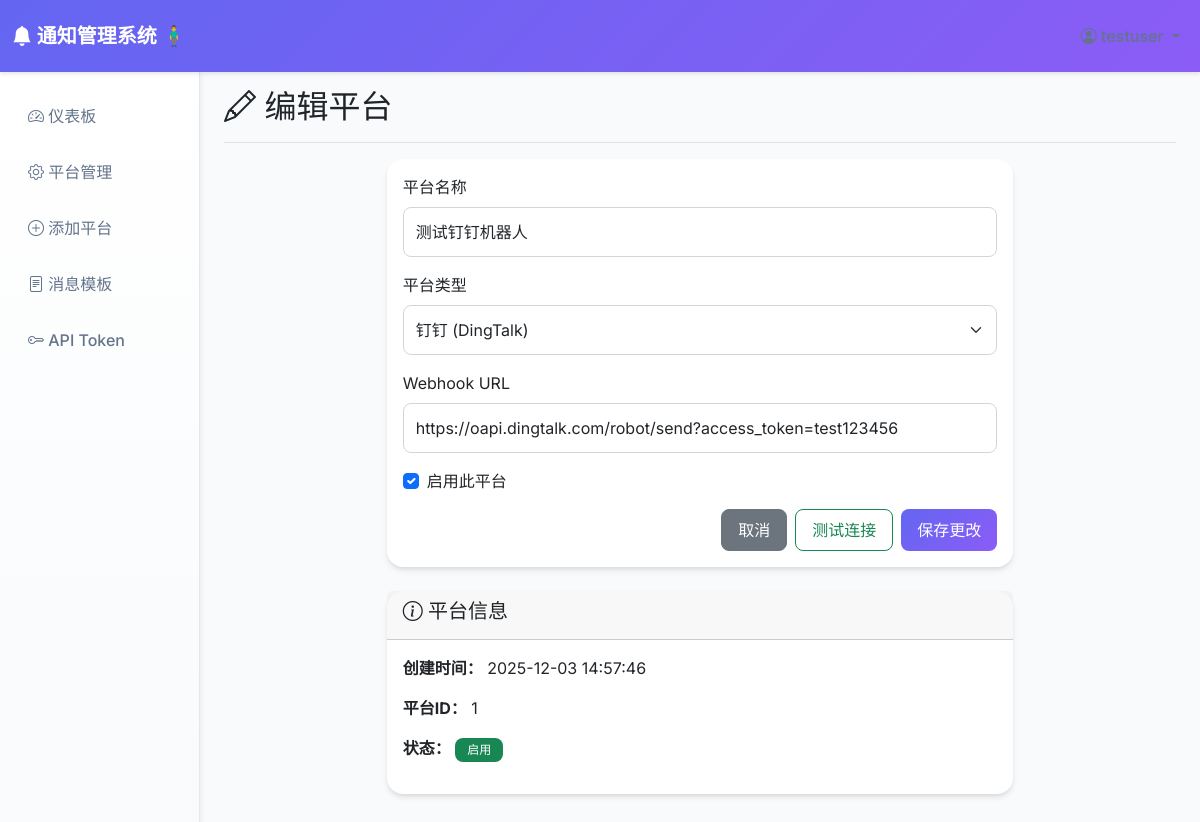
The app's page /edit_platform/1 (signed in) with its own data.
### app.py (models this page shows)
class NotificationPlatform(db.Model):
    id = db.Column(db.Integer, primary_key=True)
    user_id = db.Column(db.Integer, db.ForeignKey('user.id'), nullable=False)
    name = db.Column(db.String(100), nullable=False)
    platform_type = db.Column(db.String(50), nullable=False)  # feishu, flomo, etc.
    webhook_url = db.Column(db.Text, nullable=False)
    is_active = db.Column(db.Boolean, default=True)
    created_at = db.Column(db.DateTime, default=datetime.utcnow)

### app.py (the view, shortened to what this page needs)
@app.route('/edit_platform/<int:platform_id>', methods=['GET', 'POST'])
@login_required
def edit_platform(platform_id):
    platform = NotificationPlatform.query.filter_by(id=platform_id, user_id=current_user.id).first_or_404()
    return render_template('edit_platform.html', platform=platform)

### app.py (called while the page is built)
@login_manager.user_loader
def load_user(user_id):
    return User.query.get(int(user_id))

### templates/edit_platform.html (shortened to what this page needs)
{% extends "base.html" %}
{% block content %}
<div class="d-flex justify-content-between flex-wrap flex-md-nowrap align-items-center pt-3 pb-2 mb-3 border-bottom">
    <h1 class="h2"><i class="bi bi-pencil"></i> 编辑平台</h1>
</div>
<div class="row justify-content-center">
    <div class="col-md-8">
        <div class="card">
            <div class="card-body">
                <form method="POST">
                    <div class="mb-3">
                        <label for="name" class="form-label">平台名称</label>
                        <input type="text" class="form-control" id="name" name="name" required
                               value="{{ platform.name }}">
                    </div>
                    <div class="mb-3">
                        <label for="platform_type" class="form-label">平台类型</label>
                        <select class="form-select" id="platform_type" name="platform_type" required>
                            <option value="dingtalk" {{ 'selected' if platform.platform_type == 'dingtalk' }}>钉钉 (DingTalk)</option>
                        </select>
                    </div>
                    <div class="mb-3">
                        <label for="webhook_url" class="form-label">Webhook URL</label>
                        <input type="url" class="form-control" id="webhook_url" name="webhook_url" required
                               value="{{ platform.webhook_url }}">
                    </div>
                    <div class="mb-3">
                        <div class="form-check">
                            <input class="form-check-input" type="checkbox" id="is_active" name="is_active"
                                   {{ 'checked' if platform.is_active }}>
                            <label class="form-check-label" for="is_active">
                                启用此平台
                            </label>
                        </div>
                    </div>
                    <div class="d-grid gap-2 d-md-flex justify-content-md-end">
                        <a href="{{ url_for('platforms') }}" class="btn btn-secondary">取消</a>
                        <button type="button" class="btn btn-outline-success" onclick="testPlatform()">测试连接</button>
                        <button type="submit" class="btn btn-primary">保存更改</button>
                    </div>
                </form>
            </div>
        </div>
        <div class="card mt-4">
            <div class="card-header">
                <h5><i class="bi bi-info-circle"></i> 平台信息</h5>
            </div>
            <div class="card-body">
                <p><strong>创建时间：</strong> {{ platform.created_at.strftime('%Y-%m-%d %H:%M:%S') }}</p>
                <p><strong>平台ID：</strong> {{ platform.id }}</p>
                <p><strong>状态：</strong>
                    <span class="badge bg-{{ 'success' if platform.is_active else 'secondary' }}">
                        {{ '启用' if platform.is_active else '禁用' }}
                    </span>
                </p>
            </div>
        </div>
    </div>
</div>
{% endblock %}

### templates/base.html (style rules this page uses)
:root { --primary-color: #6366f1; --secondary-color: #8b5cf6; --success-color: #10b981; --warning-color: #f59e0b; --danger-color: #ef4444; --dark-color: #1f2937; --light-color: #f8fafc; }
body { font-family: 'Inter', -apple-system, BlinkMacSystemFont, sans-serif; background-color: #f8fafc; }
.card { border: none; border-radius: 1rem; box-shadow: 0 4px 6px -1px rgba(0, 0, 0, 0.1), 0 2px 4px -1px rgba(0, 0, 0, 0.06); transition: all 0.3s ease; }
.btn { font-weight: 500; border-radius: 0.5rem; padding: 0.5rem 1rem; transition: all 0.2s ease; }
.btn-primary { background: linear-gradient(135deg, var(--primary-color) 0%, var(--secondary-color) 100%); border: none; }
.badge { font-weight: 500; padding: 0.375rem 0.75rem; border-radius: 0.5rem; }
.form-control, .form-select { border-radius: 0.5rem; border: 1px solid #d1d5db; padding: 0.75rem; transition: all 0.2s ease; }
.fade-in { animation: fadeIn 0.5s ease-in; }

### records on screen
NotificationPlatform: name "测试钉钉机器人", webhook_url "https://oapi.dingtalk.com/robot/send?access_token=test123456", created_at "2025-12-03 14:57:46", id "1", is_active "启用"
